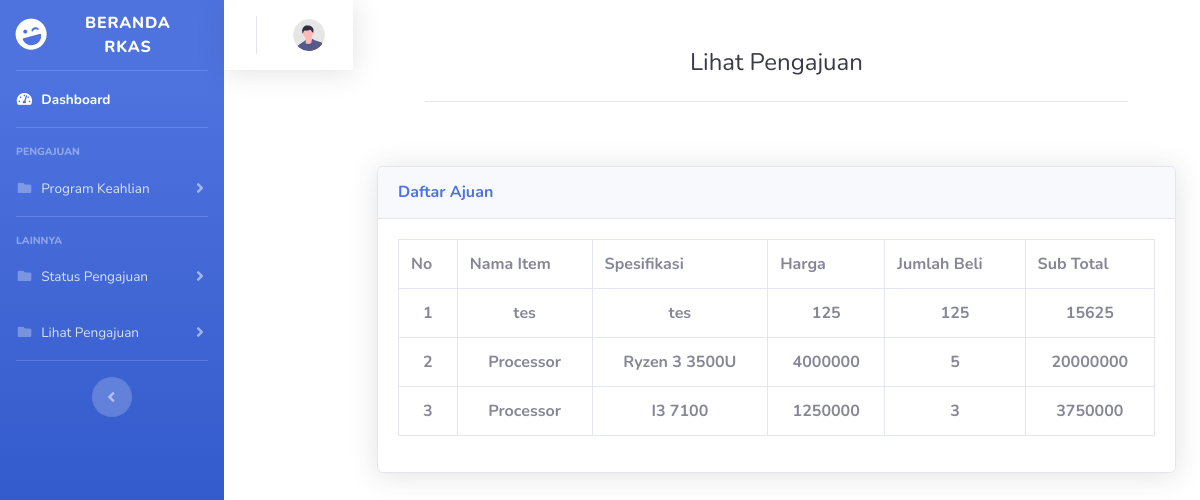
The app's page /lihatpengajuan.php with its own data.
### tables this page shows
CREATE TABLE `tb_bahan` (
  `id_bahan` int(11) NOT NULL,
  `sumber_dana` varchar(10) NOT NULL,
  `tahun_ajuan` int(4) NOT NULL,
  `item` varchar(50) NOT NULL,
  `merk` varchar(50) NOT NULL,
  `spesifikasi` varchar(50) NOT NULL,
  `harga` int(10) NOT NULL,
  `qty` int(20) NOT NULL,
  `kebutuhan_untuk` text NOT NULL,
  `jurusan` char(50) NOT NULL
);

### lihatpengajuan.php (the view, shortened to what this page needs)
<?php
include "koneksi.php";
$sql = mysqli_query($conn, "SELECT * FROM tb_bahan ORDER BY id_bahan DESC");
?>
<!DOCTYPE html>
<html lang="en">
<head>
    <link href="vendor/fontawesome-free/css/all.min.css" rel="stylesheet" type="text/css">
    <link href="css/sb-admin-2.css" rel="stylesheet">
</head>
<body id="page-top">
    <div id="wrapper">
        <ul class="navbar-nav bg-gradient-primary sidebar sidebar-dark accordion" id="accordionSidebar">
            <a class="sidebar-brand d-flex align-items-center justify-content-center" href="index2.php">
                <div class="sidebar-brand-icon rotate-n-15">
                    <i class="fas fa-laugh-wink"></i>
                </div>
                <div class="sidebar-brand-text mx-3">Beranda RKAS </div>
            </a>
            <hr class="sidebar-divider my-0">
            <li class="nav-item active">
                <a class="nav-link" href="index2.php">
                    <i class="fas fa-fw fa-tachometer-alt"></i>
                    <span>Dashboard</span></a>
            </li>
            <hr class="sidebar-divider">
            <div class="sidebar-heading">
                PENGAJUAN
            </div>
            <li class="nav-item">
                <a class="nav-link collapsed" href="#" data-toggle="collapse" data-target="#collapseUtilities"
                    aria-expanded="true" aria-controls="collapseUtilities">
                    <i class="fas fa-fw fa-folder"></i>
                    <span>Program Keahlian</span>
                </a>
            </li>
            <hr class="sidebar-divider">
            <div class="sidebar-heading">
                Lainnya
            </div>
            <li class="nav-item">
                <a class="nav-link collapsed" href="#" data-toggle="collapse" data-target="#status"
                    aria-expanded="true" aria-controls="collapsePages">
                    <i class="fas fa-fw fa-folder"></i>
                    <span>Status Pengajuan</span>
                </a>
            </li>
            <li class="nav-item">
                <a class="nav-link collapsed" href="#" data-toggle="collapse" data-target="#lihat"
                    aria-expanded="true" aria-controls="collapsePages">
                    <i class="fas fa-fw fa-folder"></i>
                    <span>Lihat Pengajuan</span>
                </a>
            </li>
            <hr class="sidebar-divider d-none d-md-block">
            <div class="text-center d-none d-md-inline">
                <button class="rounded-circle border-0" id="sidebarToggle"></button>
            </div>
        </ul>
        <nav class="navbar navbar-expand navbar-light bg-white topbar mb-4 static-top shadow">
                    <ul class="navbar-nav ml-auto">
                        <li class="nav-item dropdown no-arrow">
                            <a class="nav-link dropdown-toggle" href="#" id="userDropdown" role="button"
                                data-toggle="dropdown" aria-haspopup="true" aria-expanded="false">
                                <img class="img-profile rounded-circle"
                                    src="img/undraw_profile.svg">
                            </a>
                        </li>
                    </ul>
                </nav>
        <div class="container">
        <div class="p-5">
                            <div class="text-center">
                                <h1 class="h4 text-gray-900 mb-4">Lihat Pengajuan</h1>
                            </div>
                            <hr>
                        </div>
                        <div class="card shadow mb-4">
                        <div class="card-header py-3">
                            <h6 class="m-0 font-weight-bold text-primary">Daftar Ajuan</h6>
                        </div>
                        <div class="card-body">
                            <div class="table-responsive">
                                <table class="table table-bordered" id="dataTable" width="100%" cellspacing="0">
                                <tr>
                                            <th>No</th>
                                            <th>Nama Item</th>
                                            <th>Spesifikasi</th>
                                            <th>Harga</th>
                                            <th>Jumlah Beli</th>
                                            <th>Sub Total</th>
                                    </tr>
                                        <?php $no = 0;?>
                                    <?php foreach ($sql as $row) : ?>
                                    <tr align="center">
                                    <th><?php $no += 1; echo $no;?></th>
                                    <th><?= $row["item"];?></th>
                                    <th><?= $row["spesifikasi"];?></th>
                                    <th><?= $row["harga"];?></th>
                                    <th><?= $row["qty"];?></th>
                                    <th><?= $subtotal = $row["harga"] * $row["qty"];?></th>
                                    </tr>
                                    <?php endforeach;?>
                                </table>
                            </div>
                        </div>
                    </div>
                        </div>
</body>
</html>

### records on screen
tb_bahan: item "tes", spesifikasi "tes", harga "125", qty "125", $subtotal = $row["harga"] * $row["qty"] "15625"
tb_bahan: item "Processor", spesifikasi "Ryzen 3 3500U", harga "4000000", qty "5", $subtotal = $row["harga"] * $row["qty"] "20000000"
tb_bahan: item "Processor", spesifikasi "I3 7100", harga "1250000", qty "3", $subtotal = $row["harga"] * $row["qty"] "3750000"
